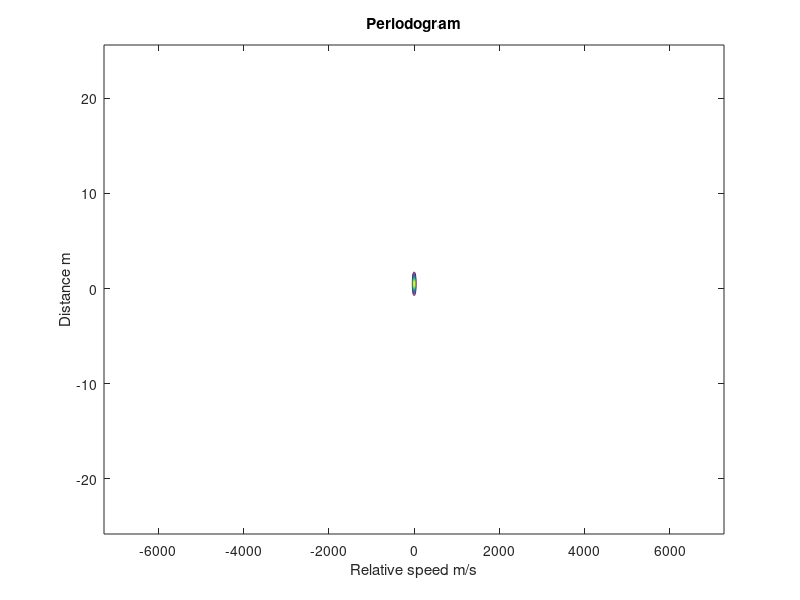
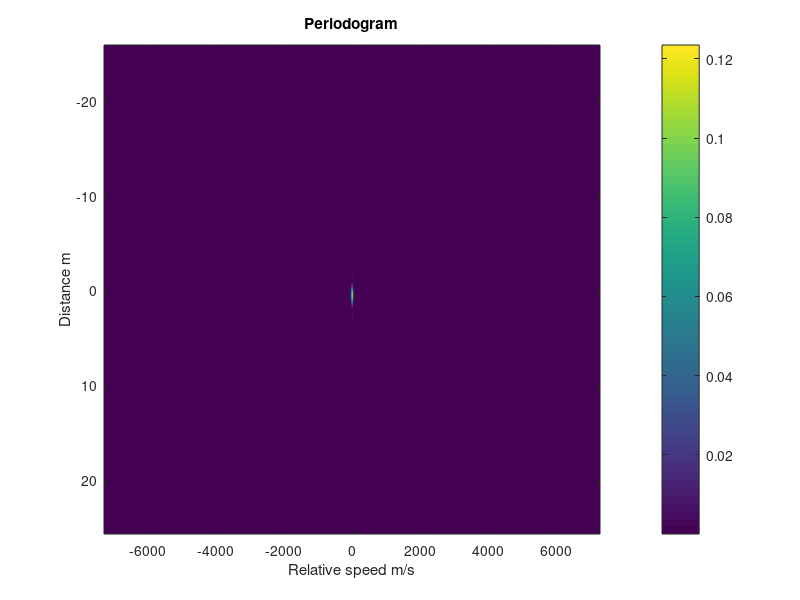

Reproduce these figures in MATLAB, in order.
function OFDM_Radar
clear all
clc
%% add all constants here
% Waveform parameters

fc=24e9;  %carrier frequency
B=93.1e6; %signal bandwidth
M=256; %Number of OFDM symbols
N=32;  %Number of sub-carriers

 % Sub-carrier separation
Tsymbol = N/B ; % Useful symbol duration
Tcp=(1/4)*Tsymbol;
To=Tsymbol+Tcp;

spacing=1/Tsymbol;

% fc=1.2932e13; %carrier frequency
% B=93.1e6; %signal bandwidth
% M=16; %Number of OFDM symbols
% N=8;  %Number of sub-carriers
% spacing = 9.3168e+07; %15e3; % Sub-carrier separation = 15 kHz
% Tsymbol = 1/spacing; % Useful symbol duration = 
% Tcp = 5.21e-6  ; % Cyclic prefix duration = 5.21 us
% To= Tsymbol + Tcp; %OFDM symbol duration = 71.86 us
% 
% Ts=1/(spacing*N); %sampling time
% fs=1/Ts;



%Target Parameters
c0=3e8;
%Resolution and Unambiguous Range/Velocity
resolution_R=c0/(2*spacing*N); %Resolution Range
resolution_v=c0/(2*fc*Tsymbol*M);%Resolution Velocity
%R= m , v= m/s
d=0.5; %Distance m
v=0.3; %velocity m/s

delay=2*d/c0; %delay
fd=2*(v/c0)*fc; %Doppler Shift

%Periodogram
Nper=8*N;
Mper=8*M;

%%%%%%%%%%%%%%%%%%%%%%%%%
%%
%Transfer function F
F=zeros(N,M);

for k=1:N
   for l=1:M
        F(k,l)=exp(j*2*pi*(l-1)*To*fd)*exp(-j*2*pi*(k-1)*delay*spacing);
   end    
end


F_final= F.'; %Matrix Number of OFDM symbols by Number of sub-carriers


% Two-dimension Periodogram
Per=zeros(Nper,Mper);
Aux=zeros(N,Mper);


Aux=fft(F.',Mper).';
%Aux=fftshift(Aux.').';
Per=ifft(Aux,Nper);
Per=fftshift(Per);
Per=(1/(N*M)).*abs(Per).^2;

Per_final=Per.';


%Plot
y=[(-Nper/2):((Nper/2)-1)].*(c0/(2*spacing*Nper));
x=[(-Mper/2):((Mper/2)-1)].*(c0/(2*fc*To*Mper));

figure(1);
contour(x,y,Per)
title('Periodogram')
xlabel('Relative speed m/s')
ylabel('Distance m')


figure(2);
imagesc(x,y,Per)
title('Periodogram')
xlabel('Relative speed m/s')
ylabel('Distance m')
colorbar


end